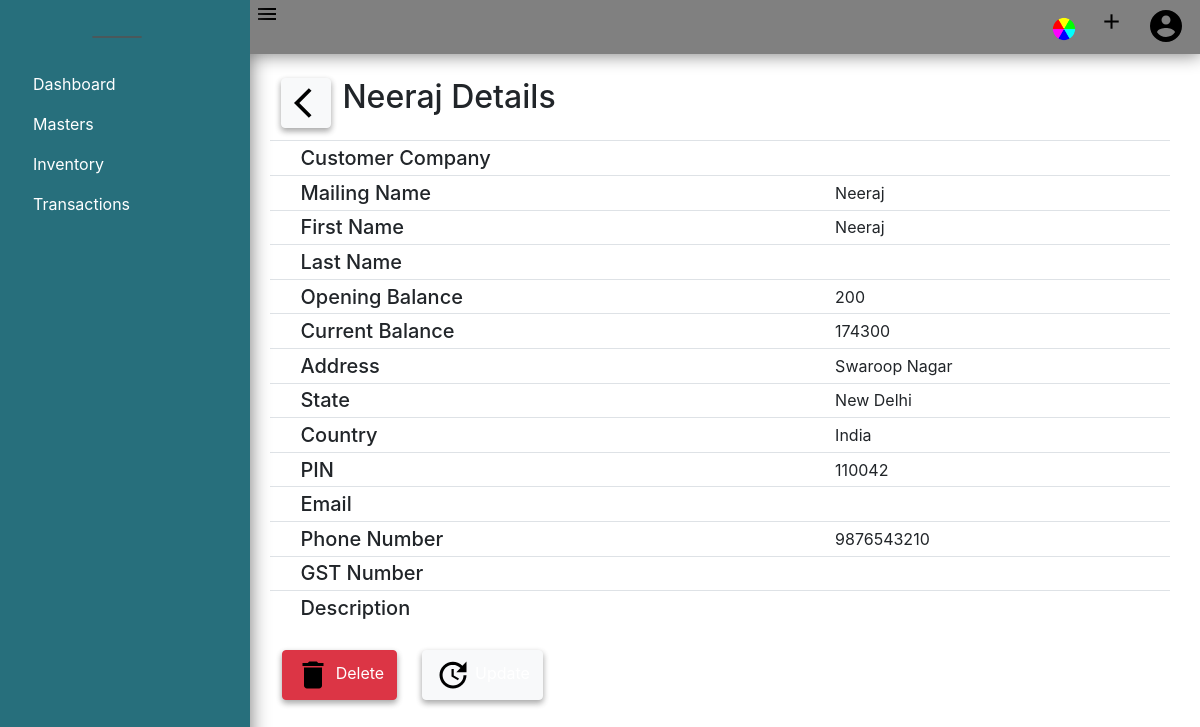
The page /customer/details/2 (signed in) on the database as committed earlier.
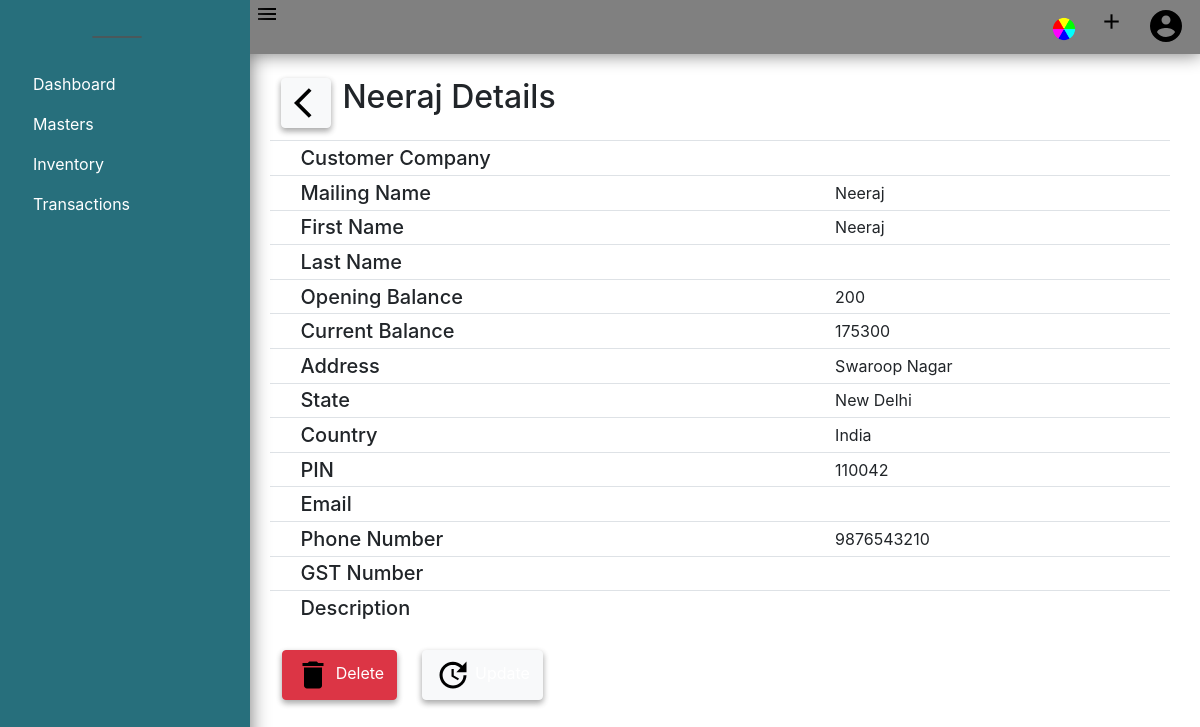
The same page on the database as committed later.
### acsystem/models.py (models this page shows, shortened)
class Customer(db.Model):
    id = db.Column(db.Integer, primary_key=True)
    name = db.Column(db.String(40), nullable=False)
    first = db.Column(db.String(40))
    last = db.Column(db.String(40))
    mailingname = db.Column(db.String(40))
    address = db.Column(db.String(100))
    country = db.Column(db.String(30))
    state = db.Column(db.String(30))
    pin = db.Column(db.Integer)
    email = db.Column(db.String(50))
    phoneno = db.Column(db.Integer)
    gstno = db.Column(db.String(15))
    openingbalance = db.Column(db.Integer, default=0, nullable=False)
    currentbalance = db.Column(db.Integer, default=0, nullable=False)
    description = db.Column(db.Text)
    sale = db.relationship('Sales', lazy=True, backref="customerdetail", cascade="all, delete-orphan")
    company_id = db.Column(db.Integer, db.ForeignKey('company.id', ondelete="CASCADE"), nullable=False)

### acsystem/customer/routes.py (the view)
@customers.route('/customer/details/<int:customer_id>', methods=['GET','POST'])
@login_required
def showcustomer(customer_id):
    customer = Customer.query.get_or_404(customer_id)
    if customer.company_id != current_user.activecompany:
        abort(403)
    return render_template('customertemplate/customerdetail.html', title=customer.name, customer = customer)

### acsystem/models.py (called while the page is built)
@login_manager.user_loader
def load_user(user_id):
    return User.query.get(int(user_id))

### acsystem/templates/customertemplate/customerdetail.html (shortened to what this page needs)
{% extends "layout.html"%}
{% block content %}
<div class="container mt-4">
    <button style="width:50px;" class=" btn btn-light float-left" onclick="window.history.back()">
        <img src="{{ url_for('static', filename='images/back.png') }}" alt="Back" />
    </button>
    <h2 class="mb-4">{{ customer.name }} Details</h2>
    <table class="table table-sm">
        <tbody>
            <tr>
                <td>&Tab;</td>
                <td class="h5">Customer Company</td>
                <td id="setcountry"></td>
            </tr>
            <tr>
                <td>&Tab;</td>
                <td class="h5">Mailing Name</td>
                <td>{{customer.mailingname}}</td>
            </tr>
            <tr>
                <td>&Tab;</td>
                <td class="h5"> First Name </td>
                <td>{{customer.first}}</td>
            </tr>
            <tr>
                <td>&Tab;</td>
                <td class="h5"> Last Name </td>
                <td>{{customer.last}}</td>
            </tr>
            <tr>
                <td>&Tab;</td>
                <td class="h5"> Opening Balance </td>
                <td>{{customer.openingbalance}}</td>
            </tr>
            <tr>
                <td>&Tab;</td>
                <td class="h5"> Current Balance </td>
                <td>{{customer.currentbalance}}</td>
            </tr>
            <tr>
                <td>&Tab;</td>
                <td class="h5"> Address</td>
                <td>{{customer.address}}</td>
            </tr>
            <tr>
                <td>&Tab;</td>
                <td class="h5"> State</td>
                <td>{{customer.state}}</td>
            </tr>
            <tr>
                <td>&Tab;</td>
                <td class="h5">Country </td>
                <td>{{customer.country}}</td>
            </tr>
            <tr>
                <td>&Tab;</td>
                <td class="h5"> PIN</td>
                <td>{{customer.pin}}</td>
            </tr>
            <tr>
                <td>&Tab;</td>
                <td class="h5">Email </td>
                <td>{{customer.email}}</td>
            </tr>
            <tr>
                <td>&Tab;</td>
                <td class="h5"> Phone Number</td>
                <td>{{customer.phoneno}}</td>
            </tr>
            <tr>
                <td>&Tab;</td>
                <td class="h5"> GST Number</td>
                <td>{{customer.gstno}}</td>
            </tr>
            <tr>
                <td>&Tab;</td>
                <td class="h5"> Description</td>
                <td>{{customer.description}}</td>
            </tr>
        </tbody>
    </table>
    <table class="mt-4">
        <tbody>
            <tr>
                <td>
                    <button type="button" class="btn btn-danger" data-toggle="modal" data-target="#deletecustomer">
                        <img src="{{ url_for('static',filename='images/delete.png') }}" alt="Delete"> Delete
                    </button>
                </td>
                <td>
                    <a type="button" class="btn btn-light" href="{{ url_for('customers.updatecustomer', customer_id = customer.id) }}"><img
                            src="{{ url_for('static',filename='images/update.png') }}" alt="Delete"> Update
                    </a>
                </td>
            </tr>
        </tbody>
    </table>
</div>
{% endblock content %}

Rows that differ between the two databases and show on the page:
changed Customer "Neeraj": currentbalance "174300" → "175300"
